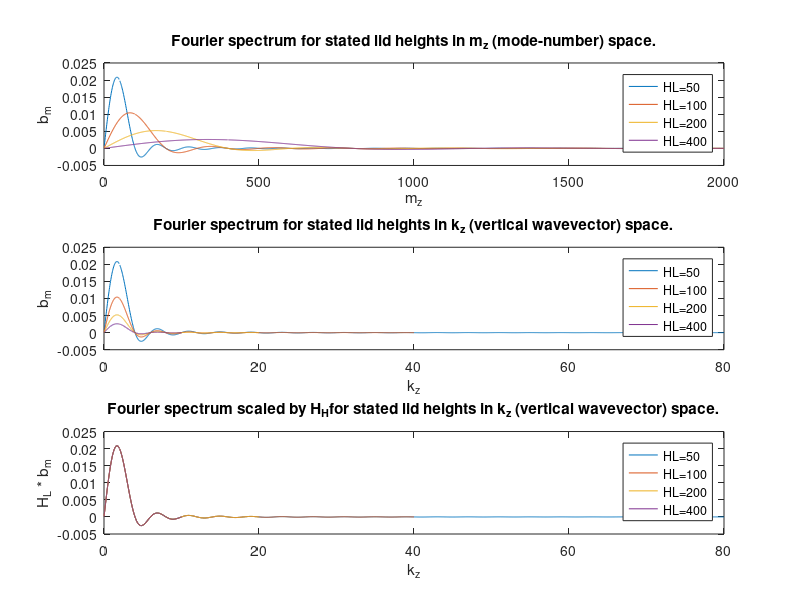

The MATLAB script that drew this image:
function RelativeSpectrum ()

n       = 1;             % Number of half-sinusoids in interval
N       = 0.01;          % Based on dry lapse rate of 10 deg per km (notes) Units s^{-1}

mz_max  = 2000;
m       = [1:1:mz_max];
Ht      = 1;

HL      = 50;
kz1     = 2 * m / HL;
Ht_bar  = Ht / HL;
b1      = 2 * Ht_bar / pi * (-1)^(n+1) .* sin ( m .* pi * Ht_bar ) .* n ./ ( n * n - Ht_bar * Ht_bar .* m .* m ); % half-sinusoid

HL      = 100;
kz2     = 2 * m / HL;
Ht_bar  = Ht / HL;
b2      = 2 * Ht_bar / pi * (-1)^(n+1) .* sin ( m .* pi * Ht_bar ) .* n ./ ( n * n - Ht_bar * Ht_bar .* m .* m ); % half-sinusoid

HL      = 200;
kz3     = 2 * m / HL;
Ht_bar  = Ht / HL;
b3      = 2 * Ht_bar / pi * (-1)^(n+1) .* sin ( m .* pi * Ht_bar ) .* n ./ ( n * n - Ht_bar * Ht_bar .* m .* m ); % half-sinusoid

HL      = 400;
kz4     = 2 * m / HL;
Ht_bar  = Ht / HL;
b4      = 2 * Ht_bar / pi * (-1)^(n+1) .* sin ( m .* pi * Ht_bar ) .* n ./ ( n * n - Ht_bar * Ht_bar .* m .* m ); % half-sinusoid

subplot(3,1,1)
plot(m,b1,m,b2,m,b3,m,b4);
xlabel('m_z')
ylabel('b_m')
title('Fourier spectrum for stated lid heights in m_z (mode-number) space.');
legend ('HL=50','HL=100','HL=200','HL=400');

subplot(3,1,2)
plot(kz1,b1,kz2,b2,kz3,b3,kz4,b4);
xlabel('k_z')
ylabel('b_m')
title('Fourier spectrum for stated lid heights in k_z (vertical wavevector) space.');
legend ('HL=50','HL=100','HL=200','HL=400');

subplot(3,1,3)
plot(kz1,b1,kz2,2*b2,kz3,4*b3,kz4,8*b4);
xlabel('k_z')
ylabel('H_L * b_m')
title('Fourier spectrum scaled by H_Hfor stated lid heights in k_z (vertical wavevector) space.');
legend ('HL=50','HL=100','HL=200','HL=400');
return